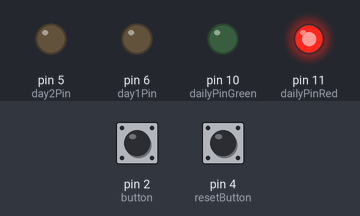
The sketch below on a simulated Arduino Uno, built with avr-gcc and run on an emulated ATmega328P. Shown: output pins drawn as LEDs (lit = HIGH). Inputs (shaded band) come from the test bench; at power-on: pin 2 (button) HIGH, pin 4 (resetButton) HIGH.

Above: at 1.3 s.
1.4 s: pin 2 (button) pulled LOW for 0.3 s
At 2.4 s:
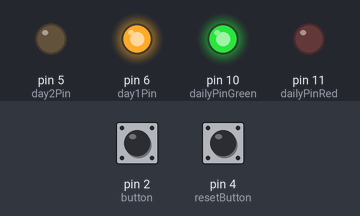
3.2 s: pin 4 (resetButton) pulled LOW for 0.3 s
At 4.4 s:
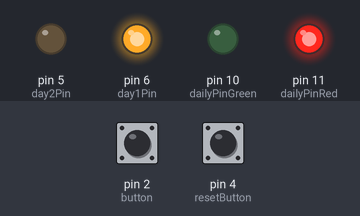
5.0 s: pin 2 (button) pulled LOW for 1 s
At 6.3 s:
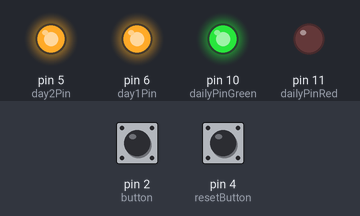
7.5 s: pin 4 (resetButton) pulled LOW for 1 s
At 8.2 s:
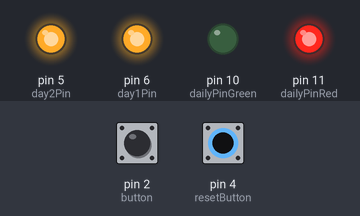
10.0 s: pin 2 (button) pulled LOW for 3.2 s
At 11.3 s:
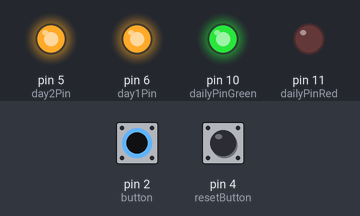
14.7 s: pin 4 (resetButton) pulled LOW for 3.2 s
At 15.6 s:
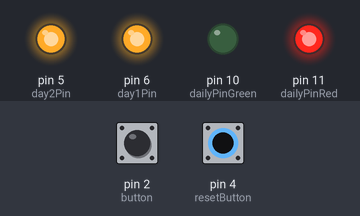
Timing chart, 0 to 17.7 s (numbered marks = the images above; inputs shaded):
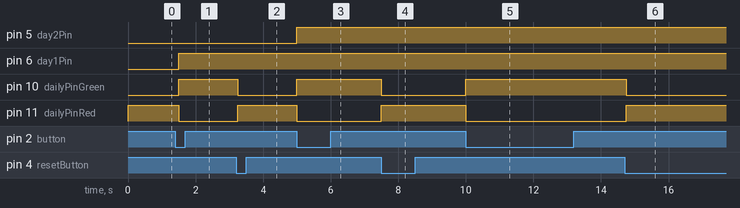

Measured:
- after the input at 1.4 s, pin 6 (day1Pin), pin 10 (dailyPinGreen): LOW → HIGH after 0.10 s; pin 11 (dailyPinRed): HIGH → LOW after 0.10 s
- after the input at 3.2 s, pin 10 (dailyPinGreen): HIGH → LOW after 0.05 s; pin 11 (dailyPinRed): LOW → HIGH after 0.05 s
- after the input at 5.0 s, pin 5 (day2Pin), pin 10 (dailyPinGreen): LOW → HIGH at once; pin 11 (dailyPinRed): HIGH → LOW at once
- after the input at 7.5 s, pin 10 (dailyPinGreen): HIGH → LOW at once; pin 11 (dailyPinRed): LOW → HIGH at once
- after the input at 10.0 s, pin 10 (dailyPinGreen): LOW → HIGH at once; pin 11 (dailyPinRed): HIGH → LOW at once
- after the input at 14.7 s, pin 10 (dailyPinGreen): HIGH → LOW after 0.05 s; pin 11 (dailyPinRed): LOW → HIGH after 0.05 s

The sketch:

calendar_proof_of_concept.ino
```cpp
// proof of concept for the one year calendar project.
// let0 january 6 2021

int day1Pin = 6;
int day2Pin = 5;
int dailyPinRed = 11;
int dailyPinGreen = 10;
int button = 2;
int resetButton = 4;

int dayCount = 0;

int lights [2] = {day1Pin, day2Pin};

void setup()                // initialize button and lights
{
    pinMode(button, INPUT_PULLUP);
    pinMode(resetButton, INPUT_PULLUP);
    pinMode(day2Pin, OUTPUT);
    pinMode(day1Pin, OUTPUT);
    pinMode(dailyPinGreen, OUTPUT);
    pinMode(dailyPinRed, OUTPUT);

    digitalWrite(dailyPinRed, HIGH);
    digitalWrite(dailyPinGreen, LOW);

}

void loop()
{
    #define daily_delay 864000  // delay time for one day

    if(digitalRead(button) == LOW){             // watch for button press
        digitalWrite(dailyPinGreen, HIGH);      // if button is pressed, set light to green
        digitalWrite(dailyPinRed, LOW);         // unset red

        digitalWrite(lights[dayCount], HIGH);

        dayCount++;
    }
    delay(250);

    if(digitalRead(resetButton) == LOW){
        digitalWrite(dailyPinGreen, LOW);      // if button is pressed, unset light to green
        digitalWrite(dailyPinRed, HIGH);         // set red
    }

}
```
